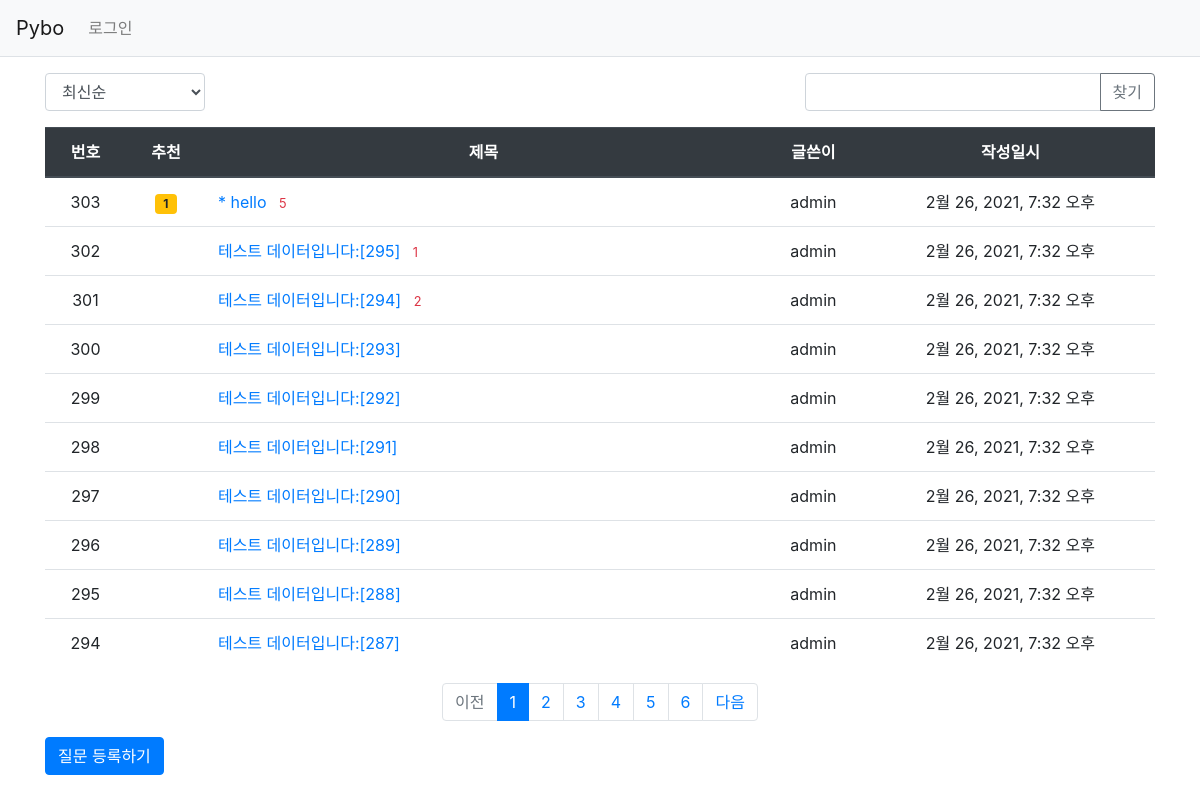
Screenshot of /pybo/ with the database file from the repository.
### pybo/models.py (models this page shows, shortened)
class Question(models.Model):
    subject = models.CharField(max_length=200)
    content = models.TextField()
    create_date = models.DateTimeField()
    modify_date = models.DateTimeField(null=True, blank=True)
    author = models.ForeignKey(User, on_delete=models.CASCADE, related_name='author_question')
    voter = models.ManyToManyField(User, related_name='voter_question')

### pybo/views/base_views.py (the view, shortened to what this page needs)
# urls.py: path('',base_views.index, name='index')
def index(request):
    page = request.GET.get('page','1')
    kw = request.GET.get('kw','')
    so = request.GET.get('so','recent')
    """
    annotate 함수는 Question 모델의 기존 필드인
     author, subject, content, create_date, modify_date, voter에 질문의
     추천 수에 해당하는 num_voter 필드를 임시로 추가해 주는 함수이다.
     이렇게 annotate 함수로 num_voter 필드를 추가하면 filter 함수나 order_by 함수에서 num_voter 필드를 사용할 수 있게 된다.
      여기서 num_voter는 Count('voter')와 같이 Count 함수를 사용하여 만들었다.
    """
    if so == 'recommend':
        question_list = Question.objects.annotate(num_voter=Count('voter')).order_by('-num_voter','-create_date')
    elif so == 'popular':
        question_list = Question.objects.annotate(num_answer=Count('answer')).order_by('-num_answer','-create_date')
    else:
        question_list = Question.objects.order_by('-create_date')
    """
    localhost:8000/pybo/?page=1
    get('page', '1')에서 '1'은 /pybo/ URL처럼 page 파라미터가 없는 URL을 위해 기본값으로 1을 지정한 것이다
    """
    paginator = Paginator(question_list, 10)
    page_obj = paginator.get_page(page)
    context = {'question_list':page_obj, 'page':page, 'kw':kw, 'so':so}
    return render(request, 'pybo/question_list.html',context)

### pybo/templatetags/pybo_filter.py (called while the page is built)
@register.filter
def sub(value, arg):
    return value - arg

### templates/pybo/question_list.html (shortened to what this page needs)
{% extends 'base.html' %}
{% load pybo_filter %}
{% block content %}
<div class="container my-3">
    <div class="row justify-content-between my-3">
        <div class="col-2">
            <select class="form-control so">
                <option value="recent" {% if so == 'recent' %}selected{% endif %}>최신순</option>
            </select>
        </div>
        <div class="col-4 input-group">
            <input type="text" class="form-control kw" value="{{kw|default_if_none:''}}">
            <div class="input-group-append">
                <button class="btn btn-outline-secondary" type="button" id="btn_search">찾기</button>
            </div>
        </div>
    </div>
    <table class="table">
        <thead>
        <tr class="text-center thead-dark">
            <th>번호</th>
            <th>추천</th>
            <th style="width:50%">제목</th>
            <th>글쓴이</th>
            <th>작성일시</th>
        </tr>
        </thead>
        <tbody>
        {% if question_list %}
        {% for question in question_list %}
        <tr class="text-center">
            <td>{{question_list.paginator.count|sub:question_list.start_index|sub:forloop.counter0|add:1}}</td>
            <td>
            {% if question.voter.all.count > 0 %}
                <span class="badge badge-warning px-2 py-1">{{question.voter.all.count}}</span>
            {% endif %}
            </td>
            <td class="text-left">
                <a href="{% url 'pybo:detail' question.id %}">{{question.subject}}</a>
                {% if question.answer_set.count > 0 %}
                <span class="text-danger small ml-2">{{question.answer_set.count}}</span>
                {% endif %}
            </td>
            <td>{{question.author.username}}</td>
            <td>{{question.create_date}}</td>
        </tr>
        {% endfor %}
        {% else %}
        <tr>
            <td colspan="3">질문이 없습니다.</td>
        </tr>
        {% endif %}
        </tbody>
    </table>
    <ul class="pagination justify-content-center">
        {% if question_list.has_previous %}
        <li class="page-item">
            <a class="page-link" data-page="{{question_list.previous_page_number}}" href="#"> 이전</a>
        </li>
        {% else %}
        <li class="page-item disabled">
            <a class="page-link" tabindex="-1" aria-disabled="true" href="#">이전</a>
        </li>
        {% endif %}
        {% for page_number in question_list.paginator.page_range %}
        {% if page_number >= question_list.number|add:-5 and page_number <= question_list.number|add:5 %}
            {% if page_number == question_list.number %}
            <li class="page-item active" aria-current="page">
                <a class="page-link" data-page="{{ page_number }}" href="#">{{ page_number }}</a>
            </li>
            {% else %}
            <li class="page-item">
                <a class="page-link" data-page="{{ page_number }}" href="#">{{ page_number }}</a>
            </li>
            {% endif %}
        {% endif %}
        {% endfor %}
        {% if question_list.has_next %}
        <li class="page-item">
            <a class="page-link" data-page=""="{{question_list.next_page_number}}" href="#">다음</a>
        </li>
        {% else %}
        <li class="page-item disabled">
            <a class="page-link" tabindex="-1" aria-disabled="true" href="#">다음</a>
        </li>
        {% endif %}
    </ul>
    <a href="{% url 'pybo:question_create' %}" class="btn btn-primary">질문 등록하기</a>
</div>
{% endblock %}

### rows the page displays
Question: paginator.count|sub "303", voter.all.count "1", subject "* hello", answer_set.count "5", author.username "admin", create_date "2월 26, 2021, 7:32 오후"
Question: paginator.count|sub "302", subject "테스트 데이터입니다:[295]", answer_set.count "1", author.username "admin", create_date "2월 26, 2021, 7:32 오후"
Question: paginator.count|sub "301", subject "테스트 데이터입니다:[294]", answer_set.count "2", author.username "admin", create_date "2월 26, 2021, 7:32 오후"
Question: paginator.count|sub "300", subject "테스트 데이터입니다:[293]", author.username "admin", create_date "2월 26, 2021, 7:32 오후"
Question: paginator.count|sub "299", subject "테스트 데이터입니다:[292]", author.username "admin", create_date "2월 26, 2021, 7:32 오후"
Question: paginator.count|sub "298", subject "테스트 데이터입니다:[291]", author.username "admin", create_date "2월 26, 2021, 7:32 오후"
Question: paginator.count|sub "297", subject "테스트 데이터입니다:[290]", author.username "admin", create_date "2월 26, 2021, 7:32 오후"
Question: paginator.count|sub "296", subject "테스트 데이터입니다:[289]", author.username "admin", create_date "2월 26, 2021, 7:32 오후"
Question: paginator.count|sub "295", subject "테스트 데이터입니다:[288]", author.username "admin", create_date "2월 26, 2021, 7:32 오후"
Question: paginator.count|sub "294", subject "테스트 데이터입니다:[287]", author.username "admin", create_date "2월 26, 2021, 7:32 오후"

### other values shown
{{ page_number }} "1"
{{ page_number }} "2" "3" "4" "5" "6"
